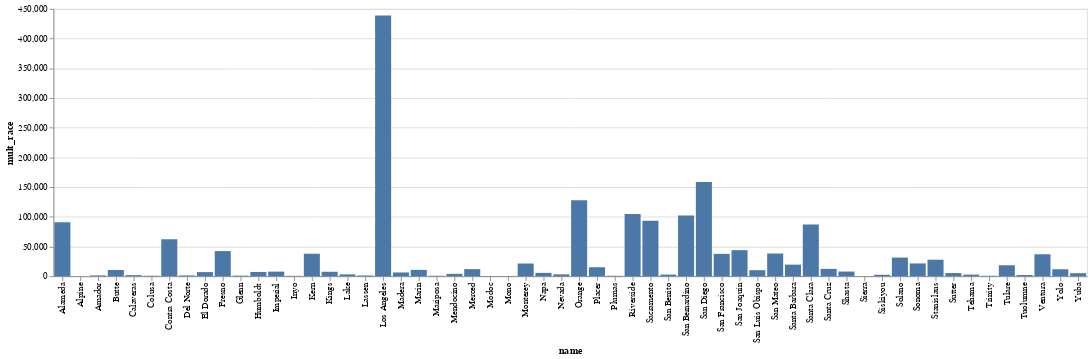

Notebook source saved alongside this figure:
### Markdown cell above
#### Build a bar chart

### Code cell
alt.Chart(demo).mark_bar().encode(x="name", y="mult_race")
